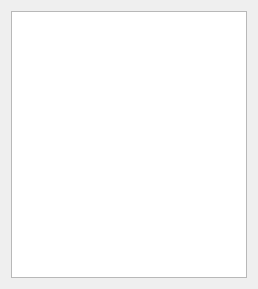
<?xml version="1.0" encoding="UTF-8"?>
<ui version="4.0">
 <class>Widget</class>
 <widget class="QWidget" name="Widget">
  <property name="geometry">
   <rect>
    <x>0</x>
    <y>0</y>
    <width>258</width>
    <height>289</height>
   </rect>
  </property>
  <property name="windowTitle">
   <string>Widget</string>
  </property>
  <layout class="QVBoxLayout" name="verticalLayout">
   <item>
    <widget class="QListWidget" name="listWidget"/>
   </item>
  </layout>
 </widget>
 <resources/>
 <connections/>
</ui>
